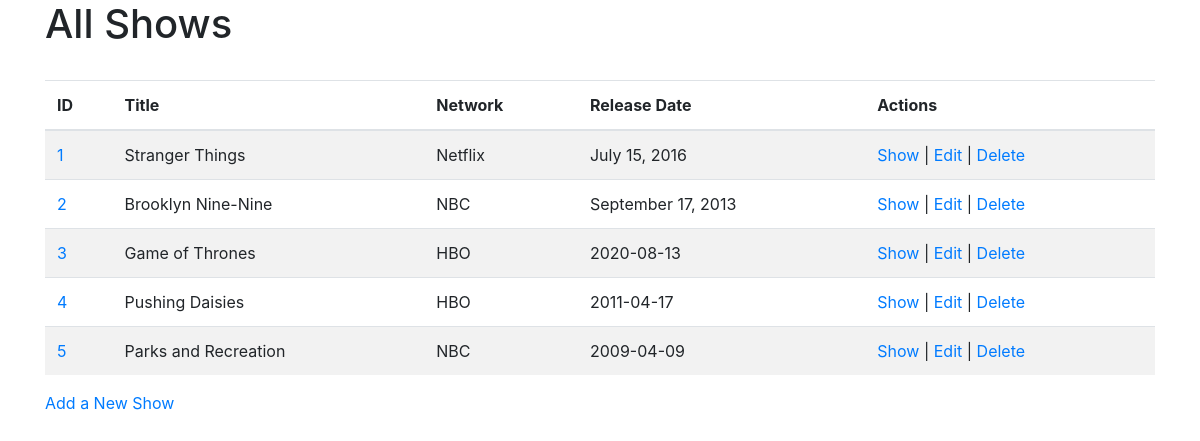
/shows, run on the app's committed database.
### tv_app/models.py (models this page shows)
class Shows(models.Model):
    title = models.CharField(max_length=255)
    network = models.CharField(max_length=255)
    releaseDate = models.CharField(max_length=255)
    description = models.TextField(default="")
    created_at = models.DateTimeField(auto_now_add=True)
    updated_at = models.DateTimeField(auto_now=True)

### tv_app/views.py (the view)
# urls.py: path('shows', views.allShows),
def allShows(request):
    context = {
        "all_shows": Shows.objects.all()
    }
    return render(request,"all-shows.html", context)

### tv_app/templates/all-shows.html (shortened to what this page needs)
<!DOCTYPE html>
<html lang="en">
<head>
    {% load static %}
    <link rel="stylesheet" href="{% static 'css/style.css' %}">
    <link rel="stylesheet" href="https://stackpath.bootstrapcdn.com/bootstrap/4.5.2/css/bootstrap.min.css">
</head>
<body>
    <div class="container">
        <h1>All Shows</h1>
        <table class="table table-striped">
            <thead>
                <th>ID</th>
                <th>Title</th>
                <th>Network</th>
                <th>Release Date</th>
                <th>Actions</th>
            </thead>
            {% for show in all_shows %}
            <tr>
                <td><a href="/shows/{{show.id}}">{{show.id}}</a></td>
                <td>{{show.title}}</td>
                <td>{{show.network}}</td>
                <td>{{show.releaseDate}}</td>
                <td><a href="/shows/{{show.id}}">Show</a> |
                    <a href="/shows/{{show.id}}/edit">Edit</a> |
                    <a href="/shows/{{show.id}}/destroy">Delete</a>
                </td>
            </tr>
            {% endfor %}
        </table>
        <a href="/shows/new">Add a New Show</a>
    </div>
</body>
</html>

### tv_app/static/css/style.css (style rules this page uses)
* { padding: 0; margin: 0; box-sizing: border-box; }
.table { margin-top: 2rem; }

### data on the page
Shows: id "1", title "Stranger Things", network "Netflix", releaseDate "July 15, 2016"
Shows: id "2", title "Brooklyn Nine-Nine", network "NBC", releaseDate "September 17, 2013"
Shows: id "3", title "Game of Thrones", network "HBO", releaseDate "2020-08-13"
Shows: id "4", title "Pushing Daisies", network "HBO", releaseDate "2011-04-17"
Shows: id "5", title "Parks and Recreation", network "NBC", releaseDate "2009-04-09"
